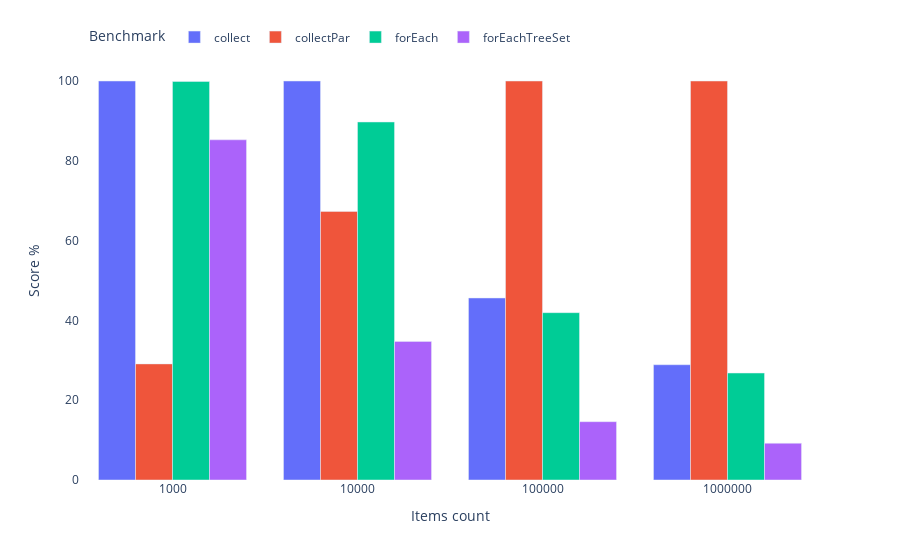

Write notebook code for a chart like this one.
### Code cell
write_chart(chart,profile,benchmark)

### Figure 1 — Plotly figure (JSON) as saved in the notebook; plotly's stock layout.template omitted (floating-point values rounded to 4 significant figures)
{"data": [{"alignmentgroup": "True", "hovertemplate": "Benchmark=collect<br>Items count=%{x}<br>Score %=%{y}<extra></extra>", "legendgroup": "collect", "marker": {"color": "#636efa", "pattern": {"shape": ""}}, "name": "collect", "offsetgroup": "collect", "orientation": "v", "showlegend": true, "textposition": "auto", "type": "bar", "x": ["1000", "10000", "100000", "1000000"], "xaxis": "x", "y": [100, 100, 45.62, 28.89], "yaxis": "y"}, {"alignmentgroup": "True", "hovertemplate": "Benchmark=collectPar<br>Items count=%{x}<br>Score %=%{y}<extra></extra>", "legendgroup": "collectPar", "marker": {"color": "#EF553B", "pattern": {"shape": ""}}, "name": "collectPar", "offsetgroup": "collectPar", "orientation": "v", "showlegend": true, "textposition": "auto", "type": "bar", "x": ["1000", "10000", "100000", "1000000"], "xaxis": "x", "y": [29.1, 67.31, 100, 100], "yaxis": "y"}, {"alignmentgroup": "True", "hovertemplate": "Benchmark=forEach<br>Items count=%{x}<br>Score %=%{y}<extra></extra>", "legendgroup": "forEach", "marker": {"color": "#00cc96", "pattern": {"shape": ""}}, "name": "forEach", "offsetgroup": "forEach", "orientation": "v", "showlegend": true, "textposition": "auto", "type": "bar", "x": ["1000", "10000", "100000", "1000000"], "xaxis": "x", "y": [99.87, 89.73, 41.94, 26.81], "yaxis": "y"}, {"alignmentgroup": "True", "hovertemplate": "Benchmark=forEachTreeSet<br>Items count=%{x}<br>Score %=%{y}<extra></extra>", "legendgroup": "forEachTreeSet", "marker": {"color": "#ab63fa", "pattern": {"shape": ""}}, "name": "forEachTreeSet", "offsetgroup": "forEachTreeSet", "orientation": "v", "showlegend": true, "textposition": "auto", "type": "bar", "x": ["1000", "10000", "100000", "1000000"], "xaxis": "x", "y": [85.26, 34.73, 14.62, 9.208], "yaxis": "y"}], "layout": {"autosize": true, "barmode": "group", "legend": {"orientation": "h", "title": {"text": "Benchmark"}, "tracegroupgap": 0, "x": 0.01, "xanchor": "left", "y": 1.02, "yanchor": "bottom"}, "margin": {"t": 60}, "plot_bgcolor": "rgba(0, 0, 0, 0)", "xaxis": {"anchor": "y", "autorange": true, "domain": [0, 1], "range": [-0.5, 3.5], "title": {"text": "Items count"}, "type": "category"}, "yaxis": {"anchor": "x", "autorange": true, "domain": [0, 1], "range": [0, 105.3], "title": {"text": "Score %"}, "type": "linear"}}}
